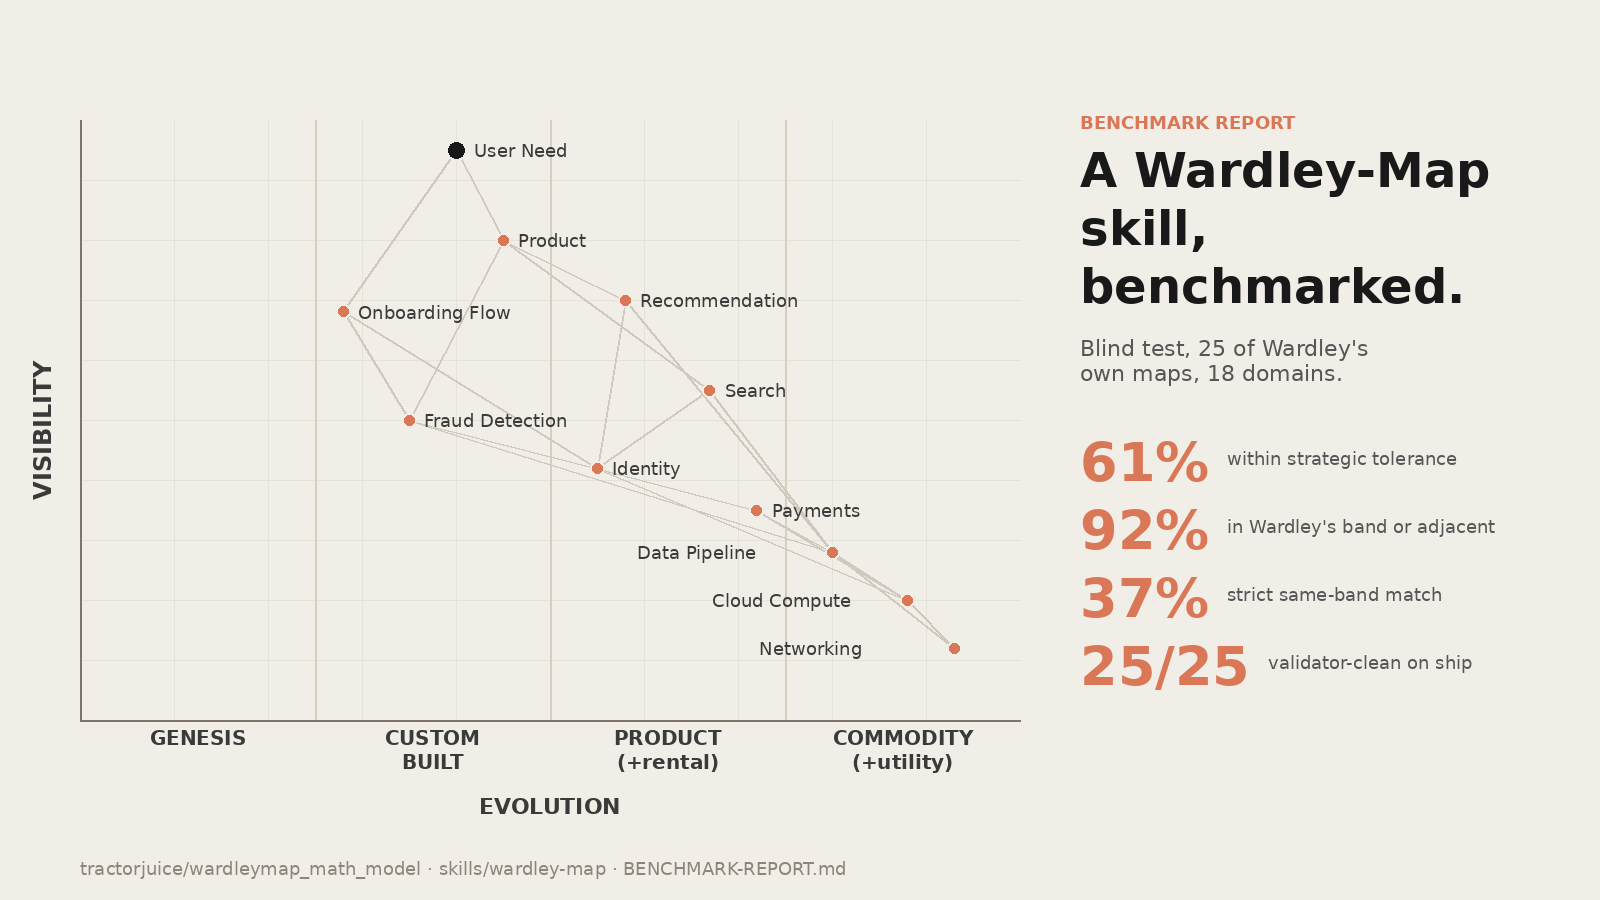

Python code for this plot:
"""Render a hero PNG for the Wardley Map skill article.

A stylised Wardley-map visual on dark background, with the band boundaries,
a handful of components and edges to evoke the map shape, and the
benchmark headline numbers along the bottom.
"""
from PIL import Image, ImageDraw, ImageFont
from pathlib import Path
import math

W, H = 1600, 900
# Claude-inspired palette — cream background, clay/peach accent, near-black text.
# Approximates the colours used on anthropic.com / Claude product surfaces.
BG = (240, 238, 230)             # warm cream  #F0EEE6
GRID = (229, 226, 216)           # faint grid on cream
AXIS = (124, 117, 104)           # warm gray axis
AXIS_LABEL = (58, 58, 58)        # dark charcoal
BAND = (212, 207, 191)           # band divider (warmer, slightly darker than grid)
TITLE = (25, 25, 25)             # near-black  #191919
SUBTITLE = (86, 86, 86)          # medium warm gray
STAT = (217, 119, 87)            # Claude clay/peach  #D97757
ANCHOR = (25, 25, 25)            # anchor as near-black dot
NODE = (217, 119, 87)            # components in clay
NODE_DIM = (191, 104, 73)        # darker clay
EDGE = (207, 201, 190)           # warm gray-beige
LABEL = (58, 58, 58)             # readable dark charcoal

IMG_PATH = "/workspaces/wardleymap_math_model/docs/articles/hero.png"


def load_font(size, bold=False):
    candidates = [
        # common DejaVu paths on Linux
        "/usr/share/fonts/truetype/dejavu/DejaVuSans-Bold.ttf" if bold
            else "/usr/share/fonts/truetype/dejavu/DejaVuSans.ttf",
        "/usr/share/fonts/TTF/DejaVuSans-Bold.ttf" if bold
            else "/usr/share/fonts/TTF/DejaVuSans.ttf",
    ]
    for c in candidates:
        try:
            return ImageFont.truetype(c, size)
        except OSError:
            continue
    return ImageFont.load_default()


def main():
    img = Image.new("RGB", (W, H), BG)
    d = ImageDraw.Draw(img)

    # Define the map canvas: left-side large, right-side reserved for headline
    map_left = 80
    map_top = 120
    map_right = 1020
    map_bottom = 720
    mw = map_right - map_left
    mh = map_bottom - map_top

    # Subtle background grid (every 0.1)
    for i in range(1, 10):
        x = map_left + mw * i / 10
        d.line([(x, map_top), (x, map_bottom)], fill=GRID, width=1)
    for i in range(1, 10):
        y = map_top + mh * i / 10
        d.line([(map_left, y), (map_right, y)], fill=GRID, width=1)

    # Band dividers at ε = 0.25, 0.5, 0.75
    for frac in (0.25, 0.5, 0.75):
        x = map_left + mw * frac
        d.line([(x, map_top), (x, map_bottom)], fill=BAND, width=2)

    # Axis frame
    d.line([(map_left, map_top), (map_left, map_bottom)], fill=AXIS, width=2)
    d.line([(map_left, map_bottom), (map_right, map_bottom)], fill=AXIS, width=2)

    # Axis labels
    small = load_font(22)
    band_font = load_font(20, bold=True)
    # Y-axis (vertical) label "VISIBILITY" rotated
    vis_img = Image.new("RGBA", (300, 36), (0, 0, 0, 0))
    vd = ImageDraw.Draw(vis_img)
    vd.text((0, 0), "VISIBILITY", font=load_font(24, bold=True), fill=AXIS_LABEL)
    vis_img = vis_img.rotate(90, expand=True)
    img.paste(vis_img, (28, map_top + 80), vis_img)

    # X-axis stage labels (two lines each, to fit within band width)
    stage_names = [
        ("GENESIS", ""),
        ("CUSTOM", "BUILT"),
        ("PRODUCT", "(+rental)"),
        ("COMMODITY", "(+utility)"),
    ]
    for i, (line1, line2) in enumerate(stage_names):
        cx = map_left + mw * (i + 0.5) / 4
        d.text((cx, map_bottom + 10), line1, font=band_font, fill=AXIS_LABEL, anchor="mt")
        if line2:
            d.text((cx, map_bottom + 34), line2, font=band_font, fill=AXIS_LABEL, anchor="mt")

    d.text((map_left + mw / 2, map_bottom + 78), "EVOLUTION",
           font=load_font(22, bold=True), fill=AXIS_LABEL, anchor="mt")

    # Plot components. (ν, ε, label, is_anchor)
    # Positions picked to look like a legit Wardley map, not a precision statement.
    nodes = [
        (0.95, 0.40, "User Need", True),
        (0.80, 0.45, "Product", False),
        (0.70, 0.58, "Recommendation", False),
        (0.68, 0.28, "Onboarding Flow", False),
        (0.55, 0.67, "Search", False),
        (0.50, 0.35, "Fraud Detection", False),
        (0.42, 0.55, "Identity", False),
        (0.35, 0.72, "Payments", False),
        (0.28, 0.80, "Data Pipeline", False),
        (0.20, 0.88, "Cloud Compute", False),
        (0.12, 0.93, "Networking", False),
    ]

    def to_px(v, e):
        # v: 0 at bottom, 1 at top
        x = map_left + mw * e
        y = map_bottom - mh * v
        return x, y

    # Edges (src → dst by index)
    edges = [
        (0, 1), (0, 3),
        (1, 2), (1, 4), (1, 5),
        (2, 6), (2, 8),
        (3, 5), (3, 6),
        (4, 6), (4, 8),
        (5, 6), (5, 8),
        (6, 7), (6, 9),
        (7, 9), (7, 8),
        (8, 9), (8, 10),
        (9, 10),
    ]
    for a, b in edges:
        x1, y1 = to_px(nodes[a][0], nodes[a][1])
        x2, y2 = to_px(nodes[b][0], nodes[b][1])
        d.line([(x1, y1), (x2, y2)], fill=EDGE, width=2)

    # Draw nodes
    node_font = load_font(18)
    for v, e, lbl, is_anchor in nodes:
        x, y = to_px(v, e)
        r = 10 if is_anchor else 7
        colour = ANCHOR if is_anchor else NODE
        d.ellipse([(x - r, y - r), (x + r, y + r)], fill=colour, outline=BG, width=2)
        # Label placement: offset right by default
        lx, ly = x + r + 8, y - 10
        # keep labels inside map where possible
        if lx + 200 > map_right:
            lx = x - r - 8 - 180
        d.text((lx, ly), lbl, font=node_font, fill=LABEL)

    # Right panel: headline, subtitle, benchmark stats
    panel_left = map_right + 60
    title_font = load_font(48, bold=True)
    subtitle_font = load_font(22)
    kicker_font = load_font(18, bold=True)
    stat_num_font = load_font(54, bold=True)
    stat_lbl_font = load_font(18)

    d.text((panel_left, map_top - 8), "BENCHMARK REPORT",
           font=kicker_font, fill=STAT)
    d.text((panel_left, map_top + 22), "A Wardley-Map",
           font=title_font, fill=TITLE)
    d.text((panel_left, map_top + 80), "skill,",
           font=title_font, fill=TITLE)
    d.text((panel_left, map_top + 138), "benchmarked.",
           font=title_font, fill=TITLE)

    d.text((panel_left, map_top + 215),
           "Blind test, 25 of Wardley's\nown maps, 18 domains.",
           font=subtitle_font, fill=SUBTITLE)

    # Stats block
    stats = [
        ("61%", "within strategic tolerance"),
        ("92%", "in Wardley's band or adjacent"),
        ("37%", "strict same-band match"),
        ("25/25", "validator-clean on ship"),
    ]
    sy = map_top + 310
    for num, lbl in stats:
        d.text((panel_left, sy), num, font=stat_num_font, fill=STAT)
        bbox = d.textbbox((panel_left, sy), num, font=stat_num_font)
        d.text((bbox[2] + 18, sy + 18), lbl, font=stat_lbl_font, fill=SUBTITLE)
        sy += 68

    # Footer strip: attribution
    foot_font = load_font(18)
    d.text((80, H - 42),
           "tractorjuice/wardleymap_math_model · skills/wardley-map · BENCHMARK-REPORT.md",
           font=foot_font, fill=(140, 134, 122))

    Path(IMG_PATH).parent.mkdir(parents=True, exist_ok=True)
    img.save(IMG_PATH, "PNG", optimize=True)
    print(f"wrote {IMG_PATH}")


if __name__ == "__main__":
    main()
